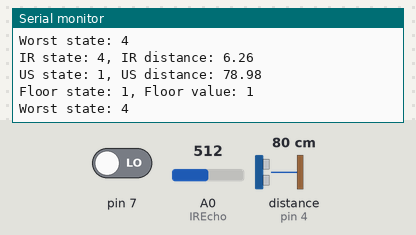
A sketch run on a simulated Arduino Uno, built with avr-gcc and run on an emulated ATmega328P. On the bench: the last lines printed to the serial monitor. Wiring (inferred from the names in the program): ultrasonic range finder: trigger pin 5; echo pin 4. Inputs (shaded band) come from the test bench; at power-on: A0 (IREcho) = 512, distance to the obstacle (sensor on pin 4) 80 cm, pin 7 LOW. The echo pulse lasts 58.3 µs per cm.

Above: at 2.9 s.
3.0 s: A0 (IREcho) set to 0
At 5.0 s:
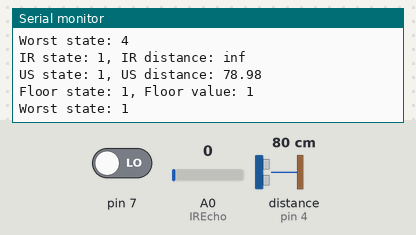
7.7 s: distance to the obstacle (sensor on pin 4) set to 2 cm
At 9.5 s:
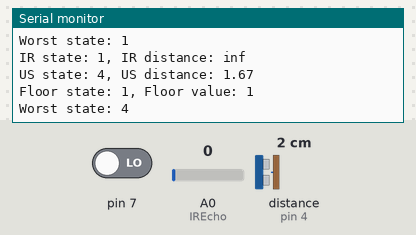
10.5 s: distance to the obstacle (sensor on pin 4) set to 250 cm
At 13.2 s:
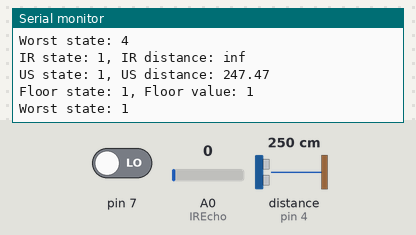
16.6 s: A0 (IREcho) set to 122
22.7 s: pin 7 driven HIGH
At 23.6 s:
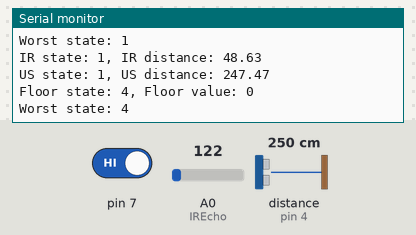
Timing chart, 0 to 25.7 s (numbered marks = the images above; inputs shaded):
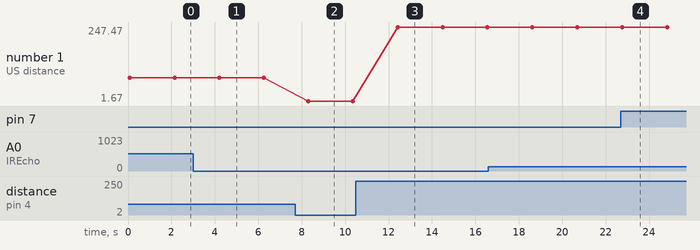

The sketch:

test_sensors.ino
```cpp
#include "arduino-eymo.h"


// the setup function runs once when you press reset or power the board
ObstacleDetectionModule ODB(IREcho, US2Echo, US2Trig, FLOOR);
int delay_time = 2000;

void setup() {
    Serial.begin(9600);
    Serial.println("Beginning setup...");
    Serial.println("Setup done.\nBeginning loop...");
}

// the loop function runs over and over again forever
void loop() {
    ODB.update();
    printStatesAndDistances(ODB.IRState, ODB.IRDistance,
                            ODB.BackState, ODB.BackDistance,
                            ODB.FloorState, ODB.FloorDetected,
                            ODB.WorstState);
    delay(delay_time);
}
```

ObstacleDetectionModule.hpp
```cpp
#include <Arduino.h>
#include "utilities.hpp"

class ObstacleDetectionModule{
    public:
        // States for each sensor
        SensorState IRState, BackState, FloorState, WorstState;
        // Front sensor value
        float IRDistance;
        // Back sensor value
        float BackDistance;
        // Front floor sensor value
        bool FloorDetected;

        ObstacleDetectionModule(int pinIR, int BackEcho, int BackTrig, int pinFloor);
        void update();

    private:
        // Sensor pins
        int _pinIR, _BackEcho, _BackTrig, _pinFloor;

		float readInfrared(int pin);
		float readUltrasonic(int trigger, int echo);
        bool readFloor(int pin);
};

ObstacleDetectionModule::ObstacleDetectionModule(int pinIR, int BackEcho, int BackTrig, int pinFloor) {

    _pinIR = pinIR;
    _BackEcho = BackEcho;
    _BackTrig = BackTrig;
    _pinFloor = pinFloor;

    IRDistance = 0.0f;
    BackDistance = 0.0f;
    FloorDetected = true;

    IRState = Initiating;
    BackState = Initiating;
    FloorState = Initiating;
    WorstState = Initiating;

    // Inicializa el pin Trigger como salida
    pinMode(BackTrig, OUTPUT);
    // Inicializa el pin Echo como entrada
    pinMode(BackEcho, INPUT);
    pinMode(pinIR, INPUT);
    pinMode(pinFloor, INPUT);
}

void ObstacleDetectionModule::update() {
    IRDistance = readInfrared(_pinIR);
    BackDistance = readUltrasonic(_BackTrig, _BackEcho);
    FloorDetected = readFloor(_pinFloor);

    if (IRDistance < 10) {
        IRState = Dangerous;
    }
    else if (IRDistance < 20) {
        IRState = Warning;
    }
    else if (IRDistance < 30) {
        IRState = Close;
    }
    else {
        IRState = Safe;
    }

    if (BackDistance < 10) {
        BackState = Dangerous;
    }
    else if (BackDistance < 20) {
        BackState = Warning;
    }
    else if (BackDistance < 30) {
        BackState = Close;
    }
    else {
        BackState = Safe;
    }
    if (FloorDetected) {
        FloorState = Safe;
    }
    else {
        FloorState = Dangerous;
    }
    WorstState = max(max(BackState, IRState), FloorState);
}

float ObstacleDetectionModule::readInfrared(int pin) {
    // Read sensor value
    uint16_t sensorValue_raw = 0;
    float sensorValue = 0.0f;
    sensorValue_raw = analogRead(pin);

    //  filter unstable values
    if (sensorValue_raw < 0) {
        return -1;
    }

    // transform the sensor value to distance in cm
    sensorValue = (6787.0f /sensorValue_raw - 3.0f) - 4.0f;
    return sensorValue;
}

float ObstacleDetectionModule::readUltrasonic(int trigger, int echo) {
    long duration = 0;
    float distance = 0.0f;

    // Emit the pulse
    digitalWrite(trigger, LOW);
    delayMicroseconds(2);

    // Read the pulse data
    digitalWrite(trigger, HIGH);
    delayMicroseconds(10);
    digitalWrite(trigger, LOW);

    duration = pulseIn(echo, HIGH);
    distance = duration * 0.034 / 2;
    return distance;
}

bool ObstacleDetectionModule::readFloor(int pin) {
    // true si no detecta suelo
    bool measurament = digitalRead(pin);
    // Lo invertimos
    return !measurament;
}
```

arduino-eymo.h
```cpp
// Important Libraries
#include <Arduino.h>

// UltraSonic Pins
#define US1Echo 2
#define US1Trig 3
#define US2Echo 4
#define US2Trig 5
#define FLOOR 7

// IR Pins
#define IREcho A0

// Motor pins
#define MotorE1 9
#define MotorM1 10
#define MotorE2 11
#define MotorM2 12

// Obstacule Detection Module
//#include "ObstacleDetectionModule/ObstacleDetectionModule.hpp"

// Motor Control Module
#include "ObstacleDetectionModule.hpp"
```

utilities.hpp
```cpp
#ifndef UTILITIES_HPP
#define UTILITIES_HPP

#define MAX_TURN_SPEED 225
#define MAX_SPEED 255
#define MIN_SPEED 0

enum SensorState {
    Initiating = 0,
    Safe = 1,
    Close = 2,
    Warning = 3,
    Dangerous = 4,
};

// Function for debbuging purposes
void printStatesAndDistances(SensorState IRState, float IRDistance,
                             SensorState BackState, float BackDistance,
                             SensorState FloorState, bool FloorDetected,
                             SensorState WorstState) {
    Serial.print("\n");
    // IR
    Serial.print("IR state: ");
    Serial.print(IRState);
    Serial.print(", IR distance: ");
    Serial.println(IRDistance);
    // US
    Serial.print("US state: ");
    Serial.print(BackState);
    Serial.print(", US distance: ");
    Serial.println(BackDistance);
    // Floor
    Serial.print("Floor state: ");
    Serial.print(FloorState);
    Serial.print(", Floor value: ");
    Serial.println(FloorDetected);
    // Worst state
    Serial.print("Worst state: ");
    Serial.println(WorstState);
}

#endif // UTILITIES_HPP
```

Measured:
- after the input at 3.0 s, the serial monitor: prints a new line after 1.2 s (image 1)
- after the input at 7.7 s, the serial monitor: prints a new line after 0.61 s (image 2)
- after the input at 10.5 s, the serial monitor: prints a new line after 1.9 s (image 3)
- after the input at 22.7 s, the serial monitor: prints a new line after 0.09 s (image 4)
- plotted number 1: 78.98 → 1.67 after the input at 7.7 s, 1.67 → 247.47 after the input at 10.5 s
